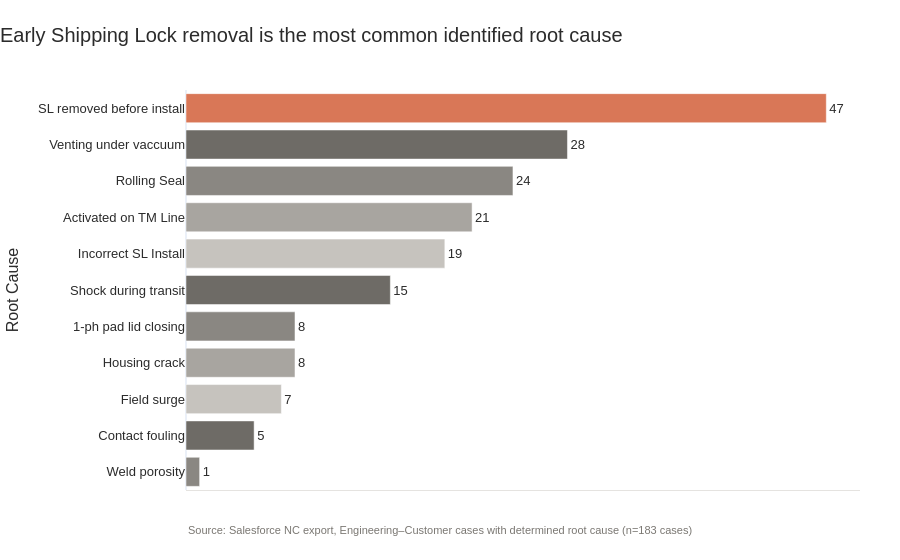

Write notebook code for a chart like this one.
### Markdown cell above
Same breakdown excluding Undetermined and Other - shows what we actually know

### Code cell
fig_rootcause_known_bar = ranked_bar(
    rootcause_known_counts, "Root Cause", "SL removed before install",
    "Early Shipping Lock removal is the most common identified root cause",
)
add_source(fig_rootcause_known_bar, f"Source: Salesforce NC export, Engineering–Customer cases with determined root cause (n={len(df_rootcause_filtered)} cases)")
fig_rootcause_known_bar.show()

### Figure 1 — Plotly figure (JSON) as saved in the notebook; plotly's stock layout.template omitted (floating-point values rounded to 4 significant figures)
{"data": [{"hovertemplate": "Root Cause=%{y}<br>Count=%{text}<extra></extra>", "legendgroup": "SL removed before install", "marker": {"color": "#D97757", "pattern": {"shape": ""}}, "name": "SL removed before install", "orientation": "h", "showlegend": true, "text": [47.0], "textposition": "outside", "type": "bar", "x": [47], "xaxis": "x", "y": ["SL removed before install"], "yaxis": "y"}, {"hovertemplate": "Root Cause=%{y}<br>Count=%{text}<extra></extra>", "legendgroup": "Venting under vaccuum", "marker": {"color": "#6E6B66", "pattern": {"shape": ""}}, "name": "Venting under vaccuum", "orientation": "h", "showlegend": true, "text": [28.0], "textposition": "outside", "type": "bar", "x": [28], "xaxis": "x", "y": ["Venting under vaccuum"], "yaxis": "y"}, {"hovertemplate": "Root Cause=%{y}<br>Count=%{text}<extra></extra>", "legendgroup": "Rolling Seal", "marker": {"color": "#8A8782", "pattern": {"shape": ""}}, "name": "Rolling Seal", "orientation": "h", "showlegend": true, "text": [24.0], "textposition": "outside", "type": "bar", "x": [24], "xaxis": "x", "y": ["Rolling Seal"], "yaxis": "y"}, {"hovertemplate": "Root Cause=%{y}<br>Count=%{text}<extra></extra>", "legendgroup": "Activated on TM Line", "marker": {"color": "#A8A5A0", "pattern": {"shape": ""}}, "name": "Activated on TM Line", "orientation": "h", "showlegend": true, "text": [21.0], "textposition": "outside", "type": "bar", "x": [21], "xaxis": "x", "y": ["Activated on TM Line"], "yaxis": "y"}, {"hovertemplate": "Root Cause=%{y}<br>Count=%{text}<extra></extra>", "legendgroup": "Incorrect SL Install", "marker": {"color": "#C6C3BE", "pattern": {"shape": ""}}, "name": "Incorrect SL Install", "orientation": "h", "showlegend": true, "text": [19.0], "textposition": "outside", "type": "bar", "x": [19], "xaxis": "x", "y": ["Incorrect SL Install"], "yaxis": "y"}, {"hovertemplate": "Root Cause=%{y}<br>Count=%{text}<extra></extra>", "legendgroup": "Shock during transit", "marker": {"color": "#6E6B66", "pattern": {"shape": ""}}, "name": "Shock during transit", "orientation": "h", "showlegend": true, "text": [15.0], "textposition": "outside", "type": "bar", "x": [15], "xaxis": "x", "y": ["Shock during transit"], "yaxis": "y"}, {"hovertemplate": "Root Cause=%{y}<br>Count=%{text}<extra></extra>", "legendgroup": "1-ph pad lid closing", "marker": {"color": "#8A8782", "pattern": {"shape": ""}}, "name": "1-ph pad lid closing", "orientation": "h", "showlegend": true, "text": [8.0], "textposition": "outside", "type": "bar", "x": [8], "xaxis": "x", "y": ["1-ph pad lid closing"], "yaxis": "y"}, {"hovertemplate": "Root Cause=%{y}<br>Count=%{text}<extra></extra>", "legendgroup": "Housing crack", "marker": {"color": "#A8A5A0", "pattern": {"shape": ""}}, "name": "Housing crack", "orientation": "h", "showlegend": true, "text": [8.0], "textposition": "outside", "type": "bar", "x": [8], "xaxis": "x", "y": ["Housing crack"], "yaxis": "y"}, {"hovertemplate": "Root Cause=%{y}<br>Count=%{text}<extra></extra>", "legendgroup": "Field surge", "marker": {"color": "#C6C3BE", "pattern": {"shape": ""}}, "name": "Field surge", "orientation": "h", "showlegend": true, "text": [7.0], "textposition": "outside", "type": "bar", "x": [7], "xaxis": "x", "y": ["Field surge"], "yaxis": "y"}, {"hovertemplate": "Root Cause=%{y}<br>Count=%{text}<extra></extra>", "legendgroup": "Contact fouling", "marker": {"color": "#6E6B66", "pattern": {"shape": ""}}, "name": "Contact fouling", "orientation": "h", "showlegend": true, "text": [5.0], "textposition": "outside", "type": "bar", "x": [5], "xaxis": "x", "y": ["Contact fouling"], "yaxis": "y"}, {"hovertemplate": "Root Cause=%{y}<br>Count=%{text}<extra></extra>", "legendgroup": "Weld porosity", "marker": {"color": "#8A8782", "pattern": {"shape": ""}}, "name": "Weld porosity", "orientation": "h", "showlegend": true, "text": [1.0], "textposition": "outside", "type": "bar", "x": [1], "xaxis": "x", "y": ["Weld porosity"], "yaxis": "y"}], "layout": {"annotations": [{"font": {"color": "#7A7772", "size": 11}, "showarrow": false, "text": "Source: Salesforce NC export, Engineering–Customer cases with determined root cause (n=183 cases)", "x": 0, "xanchor": "left", "xref": "paper", "y": -0.12, "yref": "paper"}], "barmode": "relative", "legend": {"title": {"text": "Root Cause"}, "tracegroupgap": 0}, "showlegend": false, "title": {"text": "Early Shipping Lock removal is the most common identified root cause"}, "xaxis": {"anchor": "y", "domain": [0, 1], "showgrid": false, "showticklabels": false, "title": {"text": ""}}, "yaxis": {"anchor": "x", "categoryarray": ["Weld porosity", "Contact fouling", "Field surge", "Housing crack", "1-ph pad lid closing", "Shock during transit", "Incorrect SL Install", "Activated on TM Line", "Rolling Seal", "Venting under vaccuum", "SL removed before install"], "categoryorder": "array", "domain": [0, 1], "title": {"text": "Root Cause"}}}}
